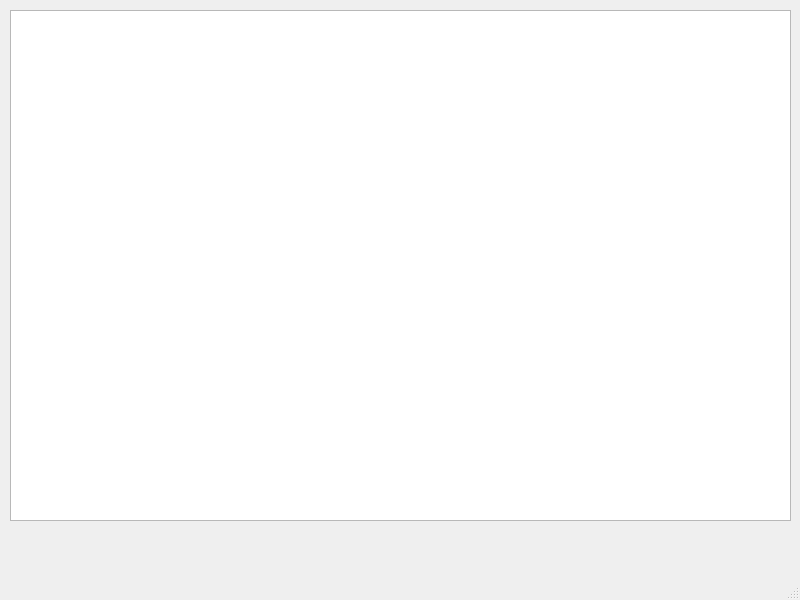
<?xml version="1.0" encoding="UTF-8"?>
<ui version="4.0">
 <class>MainWindow</class>
 <widget class="QMainWindow" name="MainWindow">
  <property name="geometry">
   <rect>
    <x>0</x>
    <y>0</y>
    <width>800</width>
    <height>600</height>
   </rect>
  </property>
  <property name="windowTitle">
   <string>Espresso</string>
  </property>
  <widget class="QWidget" name="centralwidget">
   <widget class="QTableWidget" name="main_table">
    <property name="geometry">
     <rect>
      <x>10</x>
      <y>10</y>
      <width>781</width>
      <height>511</height>
     </rect>
    </property>
   </widget>
  </widget>
  <widget class="QMenuBar" name="menubar">
   <property name="geometry">
    <rect>
     <x>0</x>
     <y>0</y>
     <width>800</width>
     <height>21</height>
    </rect>
   </property>
  </widget>
  <widget class="QStatusBar" name="statusbar"/>
 </widget>
 <resources/>
 <connections/>
</ui>
